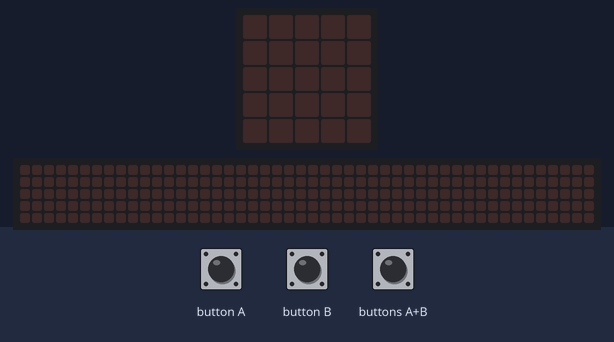
The program below on a simulated BBC micro:bit (MakeCode). On the bench: the board's 5×5 LED display, a strip that is not on the board, showing the scrolling text unrolled. The inputs (shaded band) are chosen by the test bench. The 48×5 strip is a reading aid, not a part: it shows the text the display is scrolling, unrolled, one strip-width of it at a time.

Above: at 1.2 s.
1.3 s: button A pressed for 0.15 s
At 2.02 s:
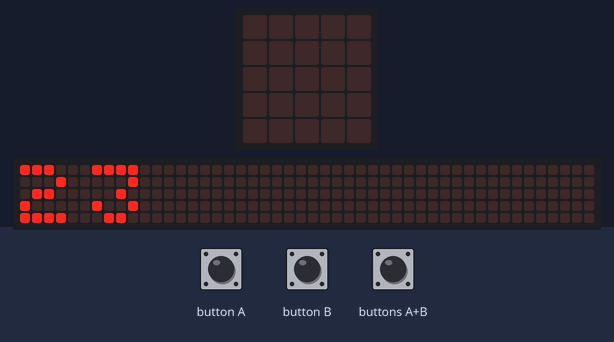
4.3 s: buttons A+B pressed for 0.15 s
At 6.0 s:
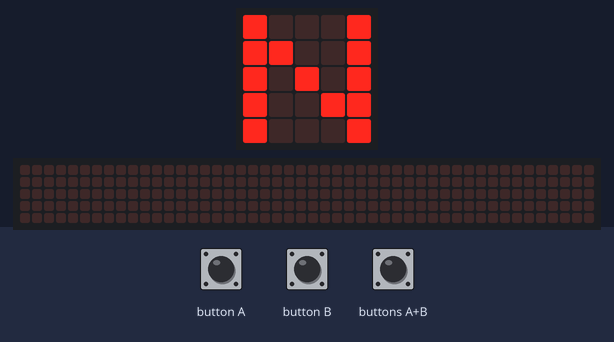
6.4 s: button A pressed for 0.15 s
At 7.12 s:
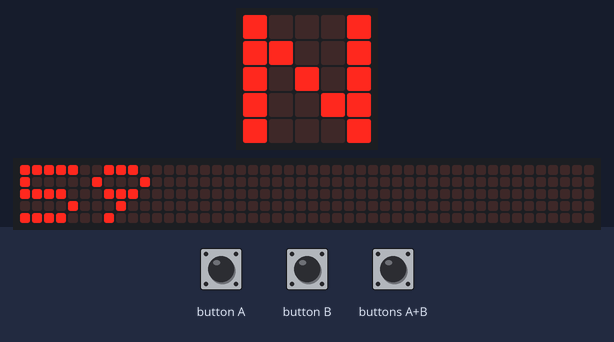
9.4 s: button B pressed for 0.15 s
At 10.7 s:
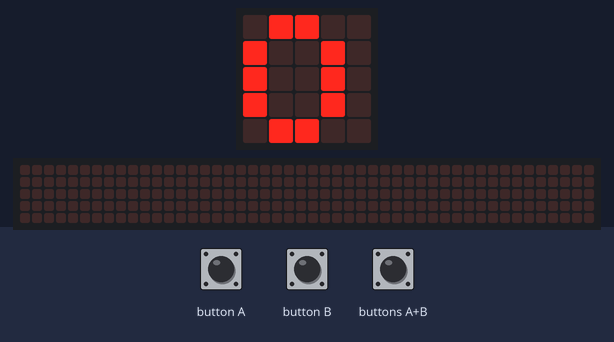
11.5 s: button B pressed for 0.15 s
At 13.3 s:
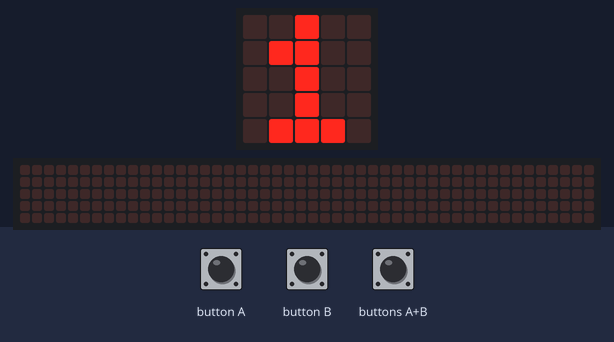
13.6 s: buttons A+B pressed for 1 s
At 16.2 s:
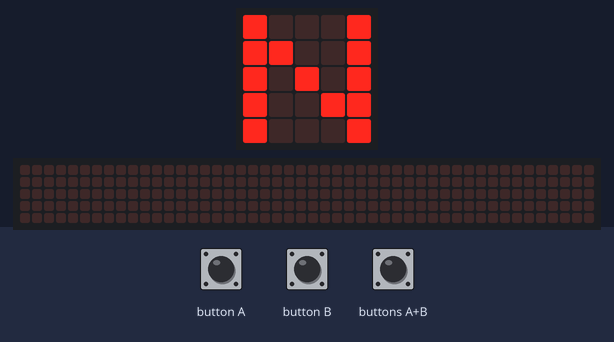
Timing chart, 0 to 17.6 s (numbered marks = the images above; inputs shaded):
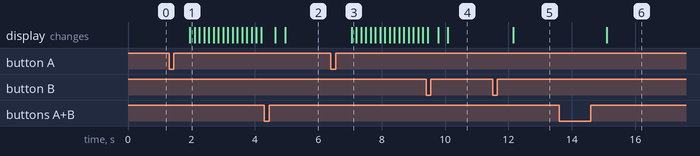

Measured:
- after the input at 1.3 s, the display: changes after 0.65 s (image 1)
- after the input at 4.3 s, the display: first differs from a run without the input after 0.66 s (image 2)
- after the input at 6.4 s, the display: changes after 0.65 s (image 3)
- after the input at 11.5 s, the display: changes after 0.65 s (image 5)
- after the input at 13.6 s, the display: changes after 1.5 s (image 6)

The program:

main.ts
```typescript
let min = 0
let hour = 0
let status = 0
let ST_setH = 0
let ST_setM = 1
let ST_CST = 2

input.onButtonPressed(Button.AB, function () {
    basic.pause(500);
    status = (status + 1) % 3;
    basic.showString("N");
 })

input.onButtonPressed(Button.A, function () {
    basic.pause(500);
    switch (status) {
        case ST_setH:
            hour  = hour -1;
            if (hour < 0) {
                hour = 23;
            }
            basic.showNumber(hour);
            break;
        case ST_setM:
            min = min -1;
            if (min < 0) {
                min = 59;
            }
            basic.showNumber(min);
            break;
    }
})

input.onButtonPressed(Button.B, function () {
    basic.pause(500);
    switch (status) {
        case ST_setH:
            hour = (hour + 1) % 24;
            basic.showNumber(hour);
            break;
        case ST_setM:
            min = (min + 1) % 60;
            basic.showNumber(min);
            break;
        case ST_CST:
            basic.showString(hour + ":" + min);
    }
})
basic.forever(function () {
    switch (status) {
        case ST_CST:
            basic.pause(60000)
            if(min == 59) {
                hour ++;
                min = 0;
            } else {
                min ++;
            }
            if(hour == 23){
                hour = 0;
            }
    }
}) 
```

test.ts
```typescript
// ide kerülnek a tesztek; a rendszer ezt nem kompilálja, ha a csomagot bővítményként használják.
```
